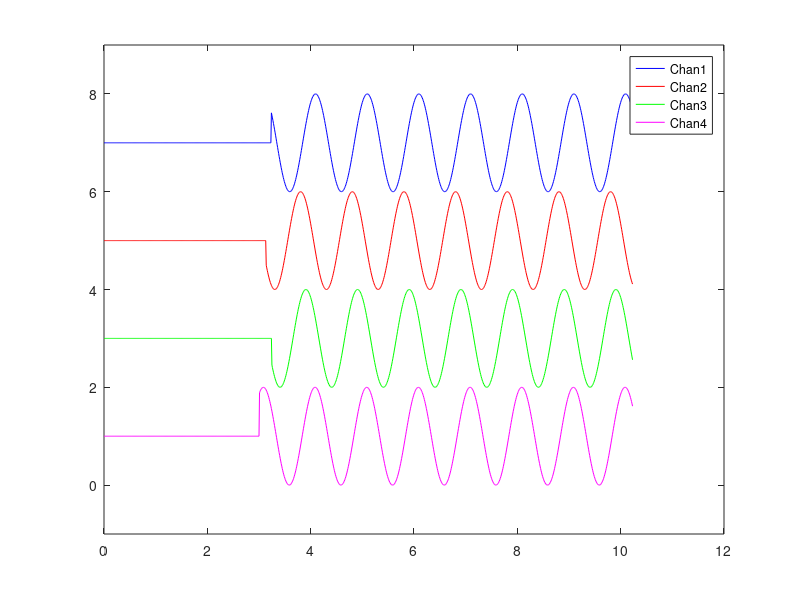

Recreate this plot in MATLAB.
close all;
clear all;
clc;

fS = 100;
tS = 1/fS;

fSce = 1;

N0 = 1024;

td1 = (2*rand()-1);
td2 = (2*rand()-1);
td3 = (2*rand()-1);
td4 = (2*rand()-1);

t = 0:tS:(N0-1)*tS;
y1 =  7+cos(2*pi*fSce*(t+td1));
y2 =  5+cos(2*pi*fSce*(t+td2));
y3 =  3+cos(2*pi*fSce*(t+td3));
y4 =  1+cos(2*pi*fSce*(t+td4));

TOA1 = 4+2*rand()-1;
TOA2 = 4+2*rand()-1;
TOA3 = 4+2*rand()-1;
TOA4 = 4+2*rand()-1;

for i=1:N0;
   if ( i < round(TOA1/tS) )
       y1(i) = 7;
   end
   
   if ( i < round(TOA2/tS) )
       y2(i) = 5;
   end
   
   if ( i < round(TOA3/tS) )
       y3(i) = 3;
   end
   
   if ( i < round(TOA4/tS) )
       y4(i) = 1;
   end
end

figure(1);
    plot(t,y1,'b')
    hold on;
    plot(t,y2,'r')
    plot(t,y3,'g')
    plot(t,y4,'m')
    ylim([-1,9]);
    legend('Chan1','Chan2','Chan3','Chan4');
    hold off;
